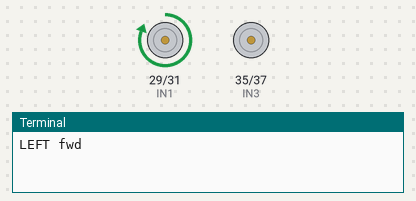
Bench run of a program on a simulated Jetson Nano (header pin numbers). Shown: motor-driver pin pairs drawn as motors (green arrow = first pin HIGH = forward, orange = second pin HIGH = backward, longer = more drive), the last lines printed to the terminal. At 10.4 s the program stops and its outputs stay as they are.

Above: at 0.1 s.
At 2.7 s:
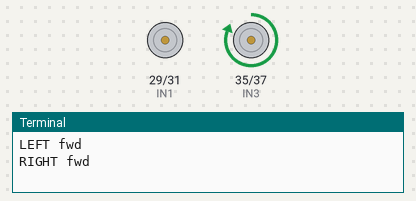
At 5.3 s:
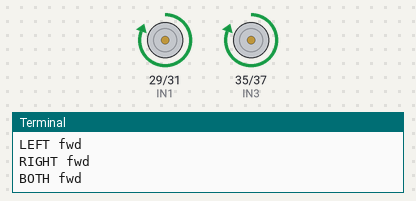
At 9.9 s:
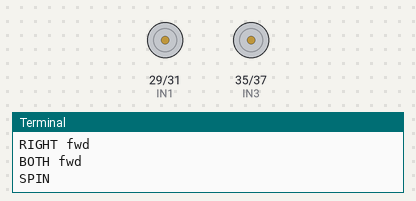
Timing chart, 0 to 11.4 s (numbered marks = the images above):
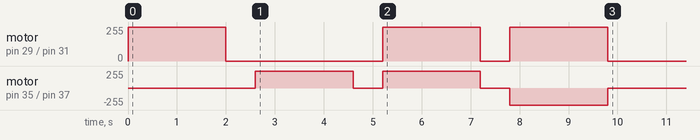

Measured:
- by itself, motor on pin 29 (IN1) / pin 31 (IN2): goes forward 255/255 2.0 s, stopped 3.2 s, forward 255/255 2.0 s, stopped 0.60 s, forward 255/255 2.0 s, then stopped
- by itself, motor on pin 35 (IN3) / pin 37 (IN4): stopped → forward 255/255 at 2.6 s, → stopped 2.0 s later, → forward 255/255 0.60 s later, → stopped 2.0 s later, … (6 changes in this stretch)

The program:

motor_test_dirs.py
```python
#!/usr/bin/env python3
"""Direction-only motor test for the L298N with ENA/ENB JUMPERS ON (full speed).

Safe even if the pin-32/33 wires are still plugged in — it never drives those pins, so there is no
conflict with the enable jumpers. Uses only the 4 direction pins.

Wiring: Jetson BOARD 29->IN1, 31->IN2 (left), 35->IN3, 37->IN4 (right), a GND pin -> L298N GND.
ENA/ENB jumpers ON, motors on OUT1/OUT2 (left) and OUT3/OUT4 (right), 9V on VS.

Run on the Jetson Nano (wheels OFF the ground):
  python3 ~/jetson/motor_test_dirs.py
"""
import time
import Jetson.GPIO as GPIO

IN1, IN2, IN3, IN4 = 29, 31, 35, 37


def main():
    GPIO.setwarnings(False)
    GPIO.setmode(GPIO.BOARD)
    for p in (IN1, IN2, IN3, IN4):
        GPIO.setup(p, GPIO.OUT, initial=GPIO.LOW)

    def drive(left, right):
        GPIO.output(IN1, GPIO.HIGH if left > 0 else GPIO.LOW)
        GPIO.output(IN2, GPIO.HIGH if left < 0 else GPIO.LOW)
        GPIO.output(IN3, GPIO.HIGH if right > 0 else GPIO.LOW)
        GPIO.output(IN4, GPIO.HIGH if right < 0 else GPIO.LOW)

    def stop():
        for p in (IN1, IN2, IN3, IN4):
            GPIO.output(p, GPIO.LOW)

    seq = [("LEFT fwd", 1, 0), ("RIGHT fwd", 0, 1), ("BOTH fwd", 1, 1), ("SPIN", 1, -1)]
    try:
        for label, l, r in seq:
            print(label); drive(l, r); time.sleep(2.0); stop(); time.sleep(0.6)
        print("done")
    finally:
        stop()
        GPIO.cleanup()


if __name__ == "__main__":
    main()
```
